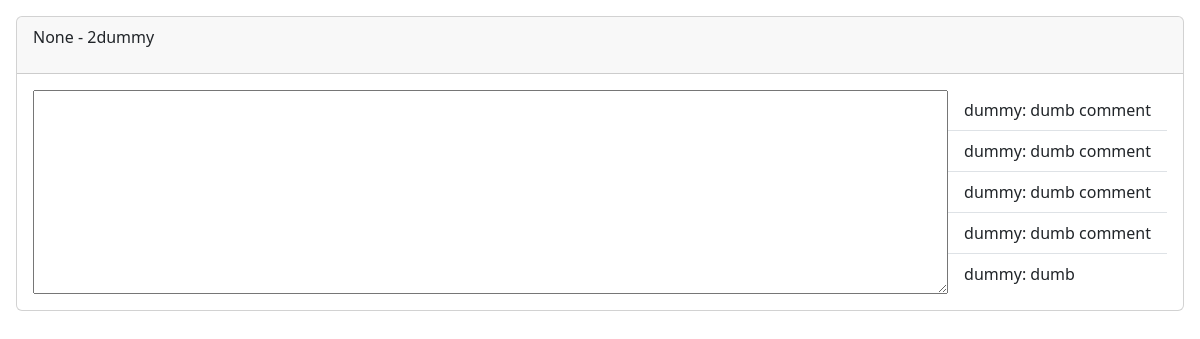
The app's page /charapp/table/2/, older data.
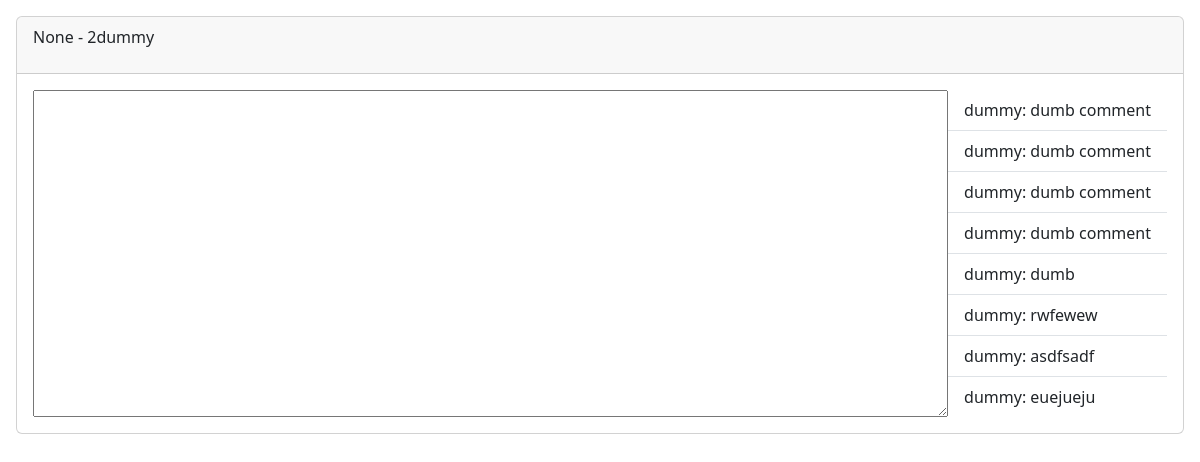
The same page, newer data.
### charapp/models.py (models this page shows)
class Comment(models.Model):
    user = models.ForeignKey(User, related_name = 'comments', on_delete = models.CASCADE)
    text = models.TextField()
    date_created = models.DateTimeField(auto_now_add = True)
    post = models.ForeignKey(Post, related_name = 'comments', on_delete = models.CASCADE)
    def __str__(self):
        return f'{self.user.username}: {self.text}'

### charapp/views.py (the view)
# urls.py: path('table/<int:post_id>/', views.post_table, name='post_table'),
def post_table(request, post_id):
    post = Post.objects.get(id = post_id)
    context = {'post':post}
    return render(request, 'charapp/post_table.html', context)

### charapp/templates/charapp/post_table.html (shortened to what this page needs)
{% extends 'charapp/charapp_base.html' %}
{% block content %}
<div class="card m-3">
        <div class="card-header">
           <p>{{post.title}} - {{post.user}}</p>
        </div>
        <div class="card-body d-flex">
            <textarea class="card-text col" id="whiteboard" size="lg">
                {{post.text|safe}}
            </textarea>
            <ul class="list-group list-group-flush">
                {% for comment in post.comments.all %}
                <li class="list-group-item">{{comment}}</li>
                {% endfor %}
            </ul>
        </div>
    </div>
{% endblock%}

Row changes from the older to the newer data that the page shows:
added Comment: user+text "dummy: rwfewew"
added Comment: user+text "dummy: asdfsadf"
added Comment: user+text "dummy: euejueju"
